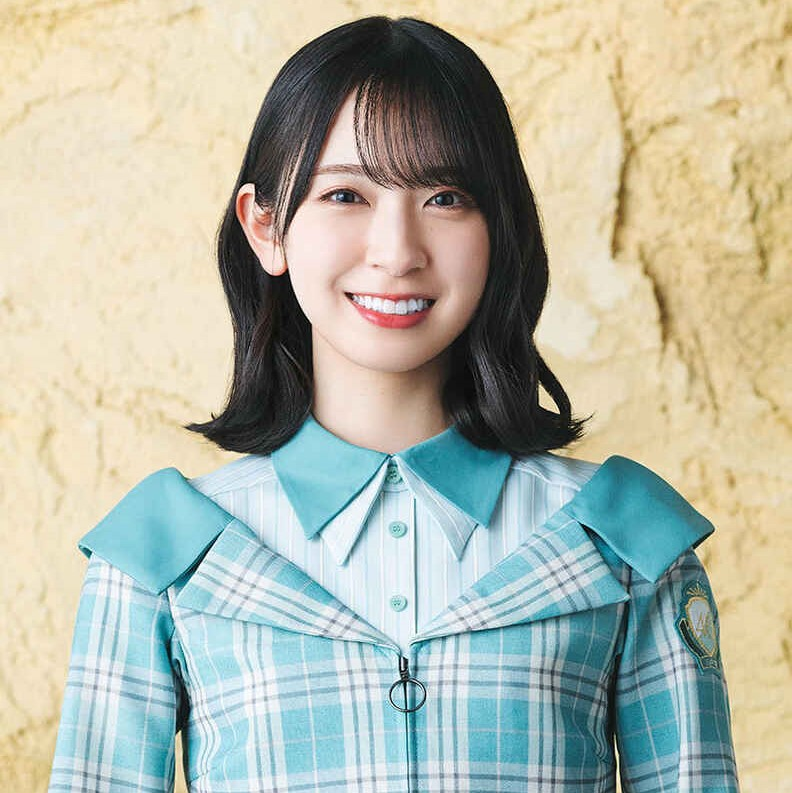
#> input picture img.jpg, 792 x 793 px
$ python ex2.py
#> lines starting #> are read from the running program, lines starting #| are printed output that depends on the picture; after the words box and inside, x2 and y2 are one past the last pixel; in counts of white or black regions, pixels touching at a corner belong together
import cv2
import numpy as np

def Gray2Bin(img,thresh):
    out=np.zeros((img.shape[0],img.shape[1]))

    for j in range(img.shape[0]):
        for i in range(img.shape[1]):
            if img[j][i]>thresh:
                out[j][i]=255
            else:
                out[j][i]=0
    return out

if __name__=="__main__":
    img=cv2.imread("img.jpg",0)
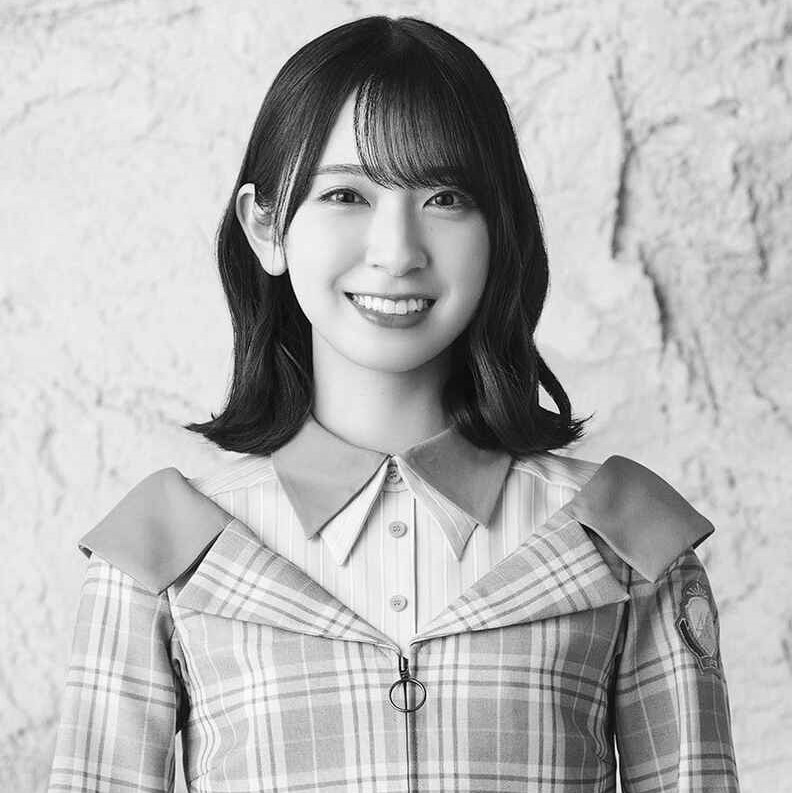
#> img: shape (793, 792); min 0, max 255, mean 180.8
    threshold=128

    outimg=Gray2Bin(img,threshold)
#> after the loop in Gray2Bin, `for j in range(img.shape[0]):`:
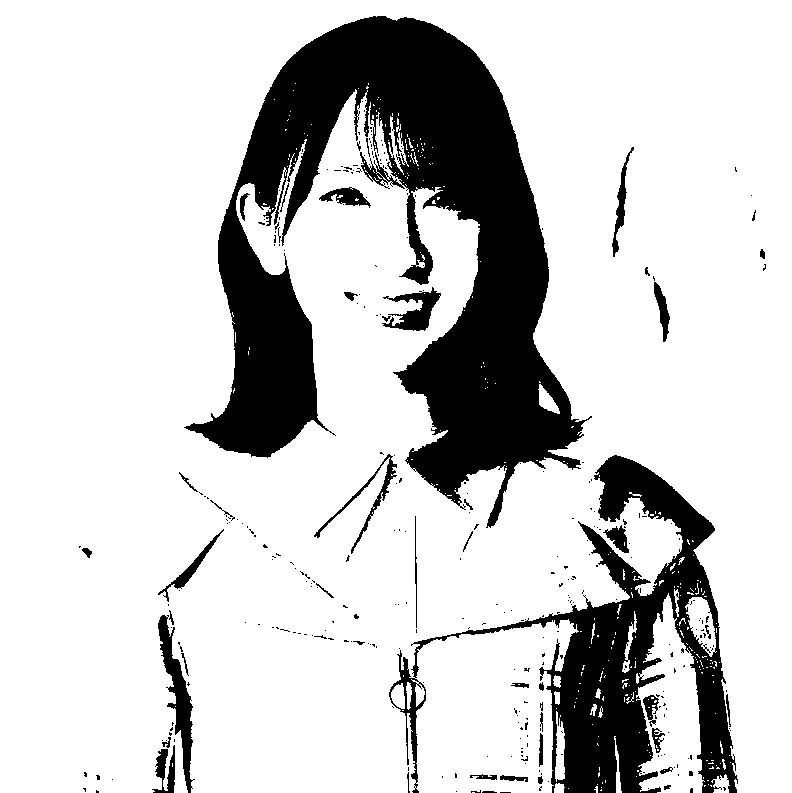
#> out: shape (793, 792) float64; 80.4% white; 330 black regions (284 under 20 px), largest, box (x1, y1, x2, y2) and area: (184, 16, 592, 528) 82695, (389, 455, 738, 793) 30724, (158, 615, 195, 793) 2035

    cv2.imwrite("./img-ex2.jpg",outimg)
